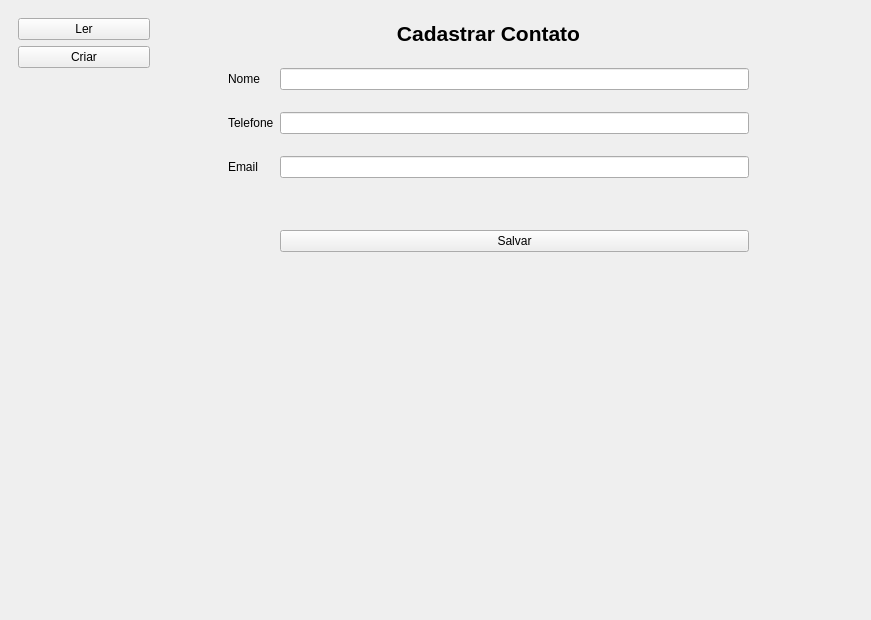
<?xml version="1.0" encoding="UTF-8"?>
<ui version="4.0">
 <class>MainWindow</class>
 <widget class="QMainWindow" name="MainWindow">
  <property name="geometry">
   <rect>
    <x>0</x>
    <y>0</y>
    <width>871</width>
    <height>620</height>
   </rect>
  </property>
  <property name="minimumSize">
   <size>
    <width>600</width>
    <height>500</height>
   </size>
  </property>
  <property name="windowTitle">
   <string>MainWindow</string>
  </property>
  <widget class="QWidget" name="centralwidget">
   <layout class="QHBoxLayout" name="horizontalLayout">
    <item>
     <widget class="QWidget" name="widget" native="true">
      <property name="minimumSize">
       <size>
        <width>150</width>
        <height>0</height>
       </size>
      </property>
      <property name="maximumSize">
       <size>
        <width>250</width>
        <height>16777215</height>
       </size>
      </property>
      <layout class="QVBoxLayout" name="verticalLayout">
       <item>
        <widget class="QPushButton" name="btn_ler">
         <property name="text">
          <string>Ler</string>
         </property>
        </widget>
       </item>
       <item>
        <widget class="QPushButton" name="btn_criar">
         <property name="text">
          <string>Criar</string>
         </property>
        </widget>
       </item>
       <item>
        <spacer name="verticalSpacer">
         <property name="orientation">
          <enum>Qt::Vertical</enum>
         </property>
         <property name="sizeHint" stdset="0">
          <size>
           <width>20</width>
           <height>40</height>
          </size>
         </property>
        </spacer>
       </item>
      </layout>
     </widget>
    </item>
    <item>
     <widget class="QWidget" name="widget_2" native="true">
      <layout class="QVBoxLayout" name="verticalLayout_2">
       <item>
        <widget class="QStackedWidget" name="stackedWidget">
         <property name="currentIndex">
          <number>1</number>
         </property>
         <widget class="QWidget" name="page">
          <layout class="QVBoxLayout" name="verticalLayout_3">
           <property name="spacing">
            <number>1</number>
           </property>
           <property name="leftMargin">
            <number>1</number>
           </property>
           <property name="topMargin">
            <number>1</number>
           </property>
           <property name="rightMargin">
            <number>1</number>
           </property>
           <property name="bottomMargin">
            <number>1</number>
           </property>
           <item>
            <widget class="QGroupBox" name="groupBox">
             <property name="sizePolicy">
              <sizepolicy hsizetype="Minimum" vsizetype="Minimum">
               <horstretch>0</horstretch>
               <verstretch>0</verstretch>
              </sizepolicy>
             </property>
             <property name="title">
              <string>Pesquisar</string>
             </property>
             <layout class="QHBoxLayout" name="horizontalLayout_2">
              <property name="spacing">
               <number>1</number>
              </property>
              <property name="leftMargin">
               <number>1</number>
              </property>
              <property name="topMargin">
               <number>1</number>
              </property>
              <property name="rightMargin">
               <number>1</number>
              </property>
              <property name="bottomMargin">
               <number>1</number>
              </property>
              <item>
               <widget class="QLineEdit" name="ln_nome_pesquisar">
                <property name="minimumSize">
                 <size>
                  <width>200</width>
                  <height>0</height>
                 </size>
                </property>
                <property name="placeholderText">
                 <string>Nome</string>
                </property>
               </widget>
              </item>
              <item>
               <widget class="QLineEdit" name="ln_telefone_pesquisar">
                <property name="minimumSize">
                 <size>
                  <width>100</width>
                  <height>0</height>
                 </size>
                </property>
                <property name="maximumSize">
                 <size>
                  <width>200</width>
                  <height>16777215</height>
                 </size>
                </property>
                <property name="placeholderText">
                 <string>Telefone</string>
                </property>
               </widget>
              </item>
              <item>
               <widget class="QPushButton" name="btn_pesquisar">
                <property name="text">
                 <string>Pesquisar</string>
                </property>
               </widget>
              </item>
             </layout>
            </widget>
           </item>
           <item>
            <widget class="QGroupBox" name="groupBox_2">
             <property name="sizePolicy">
              <sizepolicy hsizetype="Expanding" vsizetype="Expanding">
               <horstretch>0</horstretch>
               <verstretch>0</verstretch>
              </sizepolicy>
             </property>
             <property name="title">
              <string>Visualizar</string>
             </property>
             <layout class="QVBoxLayout" name="verticalLayout_4">
              <property name="spacing">
               <number>1</number>
              </property>
              <property name="leftMargin">
               <number>1</number>
              </property>
              <property name="topMargin">
               <number>1</number>
              </property>
              <property name="rightMargin">
               <number>1</number>
              </property>
              <property name="bottomMargin">
               <number>1</number>
              </property>
              <item>
               <widget class="QTableWidget" name="tableWidget">
                <attribute name="horizontalHeaderMinimumSectionSize">
                 <number>54</number>
                </attribute>
                <attribute name="horizontalHeaderDefaultSectionSize">
                 <number>159</number>
                </attribute>
                <column>
                 <property name="text">
                  <string>id</string>
                 </property>
                 <property name="font">
                  <font>
                   <weight>50</weight>
                   <bold>false</bold>
                  </font>
                 </property>
                </column>
                <column>
                 <property name="text">
                  <string>nome</string>
                 </property>
                </column>
                <column>
                 <property name="text">
                  <string>telefone</string>
                 </property>
                </column>
                <column>
                 <property name="text">
                  <string>email</string>
                 </property>
                </column>
               </widget>
              </item>
             </layout>
            </widget>
           </item>
           <item>
            <widget class="QWidget" name="widget_3" native="true">
             <property name="sizePolicy">
              <sizepolicy hsizetype="Minimum" vsizetype="Minimum">
               <horstretch>0</horstretch>
               <verstretch>0</verstretch>
              </sizepolicy>
             </property>
             <layout class="QHBoxLayout" name="horizontalLayout_3">
              <property name="spacing">
               <number>1</number>
              </property>
              <property name="leftMargin">
               <number>1</number>
              </property>
              <property name="topMargin">
               <number>1</number>
              </property>
              <property name="rightMargin">
               <number>1</number>
              </property>
              <property name="bottomMargin">
               <number>1</number>
              </property>
              <item>
               <spacer name="horizontalSpacer">
                <property name="orientation">
                 <enum>Qt::Horizontal</enum>
                </property>
                <property name="sizeHint" stdset="0">
                 <size>
                  <width>520</width>
                  <height>20</height>
                 </size>
                </property>
               </spacer>
              </item>
              <item>
               <widget class="QPushButton" name="btn_deletar">
                <property name="text">
                 <string>Deletar</string>
                </property>
               </widget>
              </item>
              <item>
               <widget class="QPushButton" name="btn_atualizar">
                <property name="text">
                 <string>Atualizar</string>
                </property>
               </widget>
              </item>
             </layout>
            </widget>
           </item>
          </layout>
         </widget>
         <widget class="QWidget" name="page_2">
          <layout class="QVBoxLayout" name="verticalLayout_5">
           <property name="spacing">
            <number>1</number>
           </property>
           <property name="leftMargin">
            <number>1</number>
           </property>
           <property name="topMargin">
            <number>1</number>
           </property>
           <property name="rightMargin">
            <number>1</number>
           </property>
           <property name="bottomMargin">
            <number>1</number>
           </property>
           <item>
            <widget class="QWidget" name="widget_4" native="true">
             <property name="sizePolicy">
              <sizepolicy hsizetype="Expanding" vsizetype="Expanding">
               <horstretch>0</horstretch>
               <verstretch>0</verstretch>
              </sizepolicy>
             </property>
             <layout class="QHBoxLayout" name="horizontalLayout_5">
              <property name="spacing">
               <number>1</number>
              </property>
              <property name="leftMargin">
               <number>1</number>
              </property>
              <property name="topMargin">
               <number>1</number>
              </property>
              <property name="rightMargin">
               <number>1</number>
              </property>
              <property name="bottomMargin">
               <number>1</number>
              </property>
              <item>
               <widget class="QWidget" name="widget_6" native="true">
                <property name="sizePolicy">
                 <sizepolicy hsizetype="Maximum" vsizetype="Minimum">
                  <horstretch>0</horstretch>
                  <verstretch>0</verstretch>
                 </sizepolicy>
                </property>
                <property name="minimumSize">
                 <size>
                  <width>50</width>
                  <height>0</height>
                 </size>
                </property>
               </widget>
              </item>
              <item>
               <widget class="QWidget" name="widget_7" native="true">
                <property name="sizePolicy">
                 <sizepolicy hsizetype="Minimum" vsizetype="Minimum">
                  <horstretch>0</horstretch>
                  <verstretch>0</verstretch>
                 </sizepolicy>
                </property>
                <property name="minimumSize">
                 <size>
                  <width>331</width>
                  <height>501</height>
                 </size>
                </property>
                <layout class="QFormLayout" name="formLayout">
                 <property name="rowWrapPolicy">
                  <enum>QFormLayout::DontWrapRows</enum>
                 </property>
                 <property name="leftMargin">
                  <number>1</number>
                 </property>
                 <property name="topMargin">
                  <number>1</number>
                 </property>
                 <property name="rightMargin">
                  <number>1</number>
                 </property>
                 <property name="bottomMargin">
                  <number>1</number>
                 </property>
                 <item row="2" column="0">
                  <widget class="QLabel" name="label">
                   <property name="text">
                    <string>Nome</string>
                   </property>
                  </widget>
                 </item>
                 <item row="2" column="1">
                  <widget class="QLineEdit" name="ln_nome"/>
                 </item>
                 <item row="4" column="0">
                  <widget class="QLabel" name="label_2">
                   <property name="text">
                    <string>Telefone</string>
                   </property>
                  </widget>
                 </item>
                 <item row="4" column="1">
                  <widget class="QLineEdit" name="ln_telefone"/>
                 </item>
                 <item row="6" column="0">
                  <widget class="QLabel" name="label_3">
                   <property name="text">
                    <string>Email</string>
                   </property>
                  </widget>
                 </item>
                 <item row="6" column="1">
                  <widget class="QLineEdit" name="ln_email"/>
                 </item>
                 <item row="0" column="0" colspan="2">
                  <widget class="QLabel" name="label_4">
                   <property name="font">
                    <font>
                     <pointsize>16</pointsize>
                     <weight>75</weight>
                     <bold>true</bold>
                    </font>
                   </property>
                   <property name="text">
                    <string>Cadastrar Contato</string>
                   </property>
                   <property name="alignment">
                    <set>Qt::AlignCenter</set>
                   </property>
                  </widget>
                 </item>
                 <item row="3" column="1">
                  <spacer name="verticalSpacer_2">
                   <property name="orientation">
                    <enum>Qt::Vertical</enum>
                   </property>
                   <property name="sizeType">
                    <enum>QSizePolicy::Fixed</enum>
                   </property>
                   <property name="sizeHint" stdset="0">
                    <size>
                     <width>20</width>
                     <height>10</height>
                    </size>
                   </property>
                  </spacer>
                 </item>
                 <item row="5" column="1">
                  <spacer name="verticalSpacer_3">
                   <property name="orientation">
                    <enum>Qt::Vertical</enum>
                   </property>
                   <property name="sizeType">
                    <enum>QSizePolicy::Fixed</enum>
                   </property>
                   <property name="sizeHint" stdset="0">
                    <size>
                     <width>20</width>
                     <height>10</height>
                    </size>
                   </property>
                  </spacer>
                 </item>
                 <item row="7" column="1">
                  <spacer name="verticalSpacer_4">
                   <property name="orientation">
                    <enum>Qt::Vertical</enum>
                   </property>
                   <property name="sizeType">
                    <enum>QSizePolicy::Minimum</enum>
                   </property>
                   <property name="sizeHint" stdset="0">
                    <size>
                     <width>20</width>
                     <height>40</height>
                    </size>
                   </property>
                  </spacer>
                 </item>
                 <item row="1" column="0">
                  <spacer name="verticalSpacer_5">
                   <property name="orientation">
                    <enum>Qt::Vertical</enum>
                   </property>
                   <property name="sizeType">
                    <enum>QSizePolicy::Fixed</enum>
                   </property>
                   <property name="sizeHint" stdset="0">
                    <size>
                     <width>20</width>
                     <height>10</height>
                    </size>
                   </property>
                  </spacer>
                 </item>
                 <item row="8" column="1">
                  <widget class="QPushButton" name="btn_salvar">
                   <property name="sizePolicy">
                    <sizepolicy hsizetype="Minimum" vsizetype="Minimum">
                     <horstretch>0</horstretch>
                     <verstretch>0</verstretch>
                    </sizepolicy>
                   </property>
                   <property name="maximumSize">
                    <size>
                     <width>5643456</width>
                     <height>23</height>
                    </size>
                   </property>
                   <property name="text">
                    <string>Salvar</string>
                   </property>
                  </widget>
                 </item>
                </layout>
               </widget>
              </item>
              <item>
               <widget class="QWidget" name="widget_8" native="true">
                <property name="sizePolicy">
                 <sizepolicy hsizetype="Maximum" vsizetype="Minimum">
                  <horstretch>0</horstretch>
                  <verstretch>0</verstretch>
                 </sizepolicy>
                </property>
                <property name="minimumSize">
                 <size>
                  <width>100</width>
                  <height>0</height>
                 </size>
                </property>
               </widget>
              </item>
             </layout>
            </widget>
           </item>
           <item>
            <widget class="QWidget" name="widget_5" native="true">
             <property name="sizePolicy">
              <sizepolicy hsizetype="Minimum" vsizetype="Minimum">
               <horstretch>0</horstretch>
               <verstretch>0</verstretch>
              </sizepolicy>
             </property>
             <layout class="QHBoxLayout" name="horizontalLayout_4"/>
            </widget>
           </item>
          </layout>
         </widget>
        </widget>
       </item>
      </layout>
     </widget>
    </item>
   </layout>
  </widget>
 </widget>
 <resources/>
 <connections/>
</ui>
